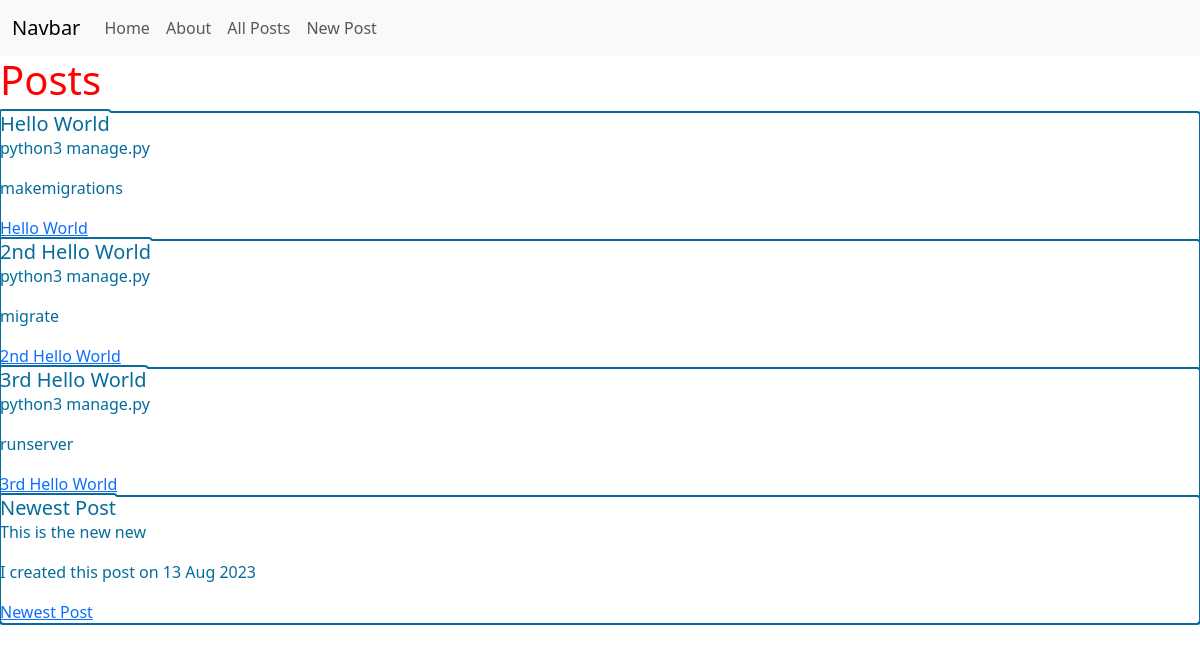
/posts/, run on the app's committed database.
### posts/models.py (models this page shows, shortened)
class Post(models.Model):                           # inheritance
    title = models.CharField(max_length=128)         # composition
    subtitle = models.CharField(max_length=256)     # composition
    body = models.TextField()                       # composition
    created_on = models.DateTimeField(auto_now_add=True)

### posts/views.py (the view)
# urls.py: path("", PostListView.as_view(), name="list"),
class PostListView(ListView):
    template_name = "posts/list.html"
    model = Post

### templates/posts/list.html (shortened to what this page needs)
{% extends 'base.html' %}
{% block content%}
<h1>Posts</h1>
    {% for post in post_list %}
    <div class="post-card">
        <div class="card-body">
        <h5 class="card-title">{{ post.title }}</h5>
        <p class="card-text">{{ post.subtitle }}</p>
        <p class="card-body">{{ post.body }}</p>
        <a href="{% url 'detail' post.id %}">
            {{ post.title }}
        </div>
    {% endfor %}
{% endblock content %}

### templates/base.html (shortened to what this page needs)
{% load static %}
<!DOCTYPE html>
<html lang="en">
<head>
    <link
        href="https://cdn.jsdelivr.net/npm/bootstrap@5.3.1/dist/css/bootstrap.min.css"
        rel="stylesheet"
>
    <link href="{% static 'css/base.css' %}" rel="stylesheet">
</head>
<body>
    <nav class="navbar navbar-expand-lg bg-body-tertiary">
        <div class="container-fluid">
            <a class="navbar-brand" href="{% url 'home' %}">Navbar</a>
            <div class="collapse navbar-collapse" id="navbarNavAltMarkup">
            <div class="navbar-nav">
                <a class="nav-link" href="{% url 'home' %}">Home</a>
                <a class="nav-link" href="{% url 'about' %}">About</a>
                <a class="nav-link" href="{% url 'list' %}">All Posts</a>
                <a class="nav-link" href="{% url 'new' %}">New Post</a>
            </div>
            </div>
        </div>
    </nav>
    {% block content %}{% endblock content %}
</body>
</html>

### static/css/base.css (style rules this page uses)
h1 { color: red; }
.post-card { color:rgb(6, 108, 156); outline: auto; }

### data on the page
Post: title "Hello World", subtitle "python3 manage.py", body "makemigrations"
Post: title "2nd Hello World", subtitle "python3 manage.py", body "migrate"
Post: title "3rd Hello World", subtitle "python3 manage.py", body "runserver"
Post: title "Newest Post", subtitle "This is the new new", body "I created this post on 13 Aug 2023"
